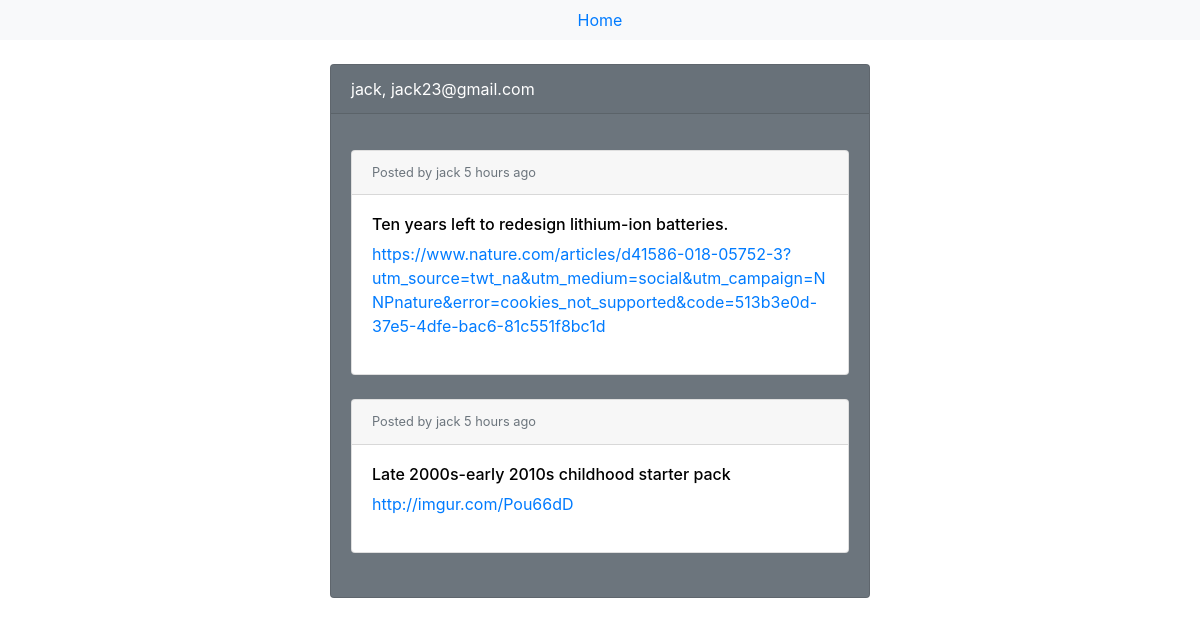
The app's page /user.php?userid=jack with its own data.
### tables this page shows
CREATE TABLE `User` (
  `id` varchar(10) NOT NULL,
  `name` text NOT NULL,
  `email` varchar(50) NOT NULL,
  `password` varchar(255) NOT NULL
);

CREATE TABLE `IncenseLink` (
  `id` int(10) NOT NULL,
  `user_id` varchar(10) NOT NULL,
  `datetime` datetime(6) NOT NULL,
  `link_url` varchar(1000) NOT NULL,
  `title` varchar(60) NOT NULL
);

### connection/api.php (called while the page is built, shortened)
<?php
require_once './connection/db_cls_connect.php';
require_once './connection/ChromePhp.php';
function get_user_info(){
    $user_id=$_GET['userid'];
    global $conn;
     $get_link_query = "SELECT * FROM User  WHERE id='$user_id' LIMIT 1";
     $result = mysqli_query($conn, $get_link_query);
     $user = mysqli_fetch_assoc($result);
     return $user;
}
function get_link_for_user($user){
    $user_id=$_GET['userid'];
    global $conn;
     $get_link_query = "SELECT * FROM IncenseLink  WHERE user_id='$user_id'";
     $result = mysqli_query($conn, $get_link_query);
    if($result){
        return $result;
        }
        else {
            return null;
     }
}
?>

### connection/ChromePhp.php (called while the page is built, shortened)
<?php
class ChromePhp
{
    protected $_settings = array(
        self::BACKTRACE_LEVEL => 1
    );
    protected static $_instance;
    public static function getInstance()
    {
        if (self::$_instance === null) {
            self::$_instance = new self();
        }
        return self::$_instance;
    }
    public static function log()
    {
        $args = func_get_args();
        return self::_log('', $args);
    }
    protected static function _log($type, array $args)
    {
        $logger = self::getInstance();
        $logger->_processed = array();
        $logs = array();
        foreach ($args as $arg) {
            $logs[] = $logger->_convert($arg);
        }
        $backtrace = debug_backtrace(false);
        $level = $logger->getSetting(self::BACKTRACE_LEVEL);
        if (isset($backtrace[$level]['file']) && isset($backtrace[$level]['line'])) {
            $backtrace_message = $backtrace[$level]['file'] . ' : ' . $backtrace[$level]['line'];
        }
    }
    protected function _convert($object)
    {
        if (!is_object($object)) {
            return $object;
        }
        $object_as_array = array();
        $object_as_array['___class_name'] = get_class($object);
        return $object_as_array;
    }
    protected function _addRow(array $logs, $backtrace, $type)
    {
        $row = array($logs, $backtrace, $type);
    }
    protected function _encode($data)
    {
        return base64_encode(utf8_encode(json_encode($data)));
    }
    public function getSetting($key)
    {
        return $this->_settings[$key];
    }
}

### connection/actions/timeago.php (called while the page is built)
<?php
function time_elapsed_string($datetime, $full = false) {
    $now = new DateTime;
    $ago = new DateTime($datetime);
    $diff = $now->diff($ago);
    $diff->w = floor($diff->d / 7);
    $diff->d -= $diff->w * 7;
    $string = array(
        'y' => 'year',
        'm' => 'month',
        'w' => 'week',
        'd' => 'day',
        'h' => 'hour',
        'i' => 'minute',
        's' => 'second',
    );
    foreach ($string as $k => &$v) {
        if ($diff->$k) {
            $v = $diff->$k . ' ' . $v . ($diff->$k > 1 ? 's' : '');
        } else {
            unset($string[$k]);
        }
    }
    if (!$full) $string = array_slice($string, 0, 1);
    return $string ? implode(', ', $string) . ' ago' : 'just now';
}
?>

### user.php (the view, shortened to what this page needs)
<?php include './connection/api.php';?>
<?php include './connection/actions/timeago.php';?>
<html>
<head>
    <?php include './include/header.php';?>
</head>
<body>
    <?php
        if(isset($_SESSION['id']))
            include './include/navigation_bar.php';
        else
            echo'<div class="bg-light navbar justify-content-center"><a class="" href="index.php">Home</a></div>'
    ?>
    <div class='container'>
        <div class='row'>
            <div class='col-3'>
            </div>
            <div class='col-6'>
                <?php $result = get_user_info()?>
                <br>
                <?php if ($result): ?>
                    <div class='card text-white bg-secondary' >
                        <div  class="card-header text-white">
                        	<div class='row'>
                                        <div class='col-8'>
                            <?php echo $result['id'] ?>, <?php echo $result['email'] ?>
                        </div>
                        <div class='col-4' >
                        </div>
                        </div>
                        </div>
                        <div class='card-body'>
                            <?php $result = get_link_for_user($_GET['userid'])   ?>
                                 <?php while($res=mysqli_fetch_assoc($result)){?>
                                 	<div class='card'>
                                 	<div class='card-header'>
                                 		<div class='row'>
                                 	<div class='col-10'>
                                 	 <small class="text-muted">Posted by <?php echo $res['user_id'] ?> <?php echo time_elapsed_string($res['datetime'])?></small>
                                 	</div>
                                 	<div class='col-2' >
                        	</div>
                        </div>
                                 </div>
                                 <a href='link.php?id=<?php echo $res["id"]?>' style="text-decoration:none;">
									<div class='card-body'>
										<strong><h6 style='color: black;'><?php echo $res['title'] ?></h6></strong>
                  <p><?php echo $res['link_url'] ?></p>
									</div>
								</a>
							</div>
                                 <br/>
                                 <?php } ?>
                                </div>
                            </div>
                            <br>
              <?php endif?>
          </div>
          <div class='col-3'>
          </div>
      </div>
  </div>
</body>
</html>

### records on screen
user: id "jack", email "jack23@gmail.com"
incenselink: user "jack", datetime "5 hours ago", title "Ten years left to redesign lithium-ion batteries.", link_url "https://www.nature.com/articles/d41586-018-05752-3?utm_source=twt_na&utm_medium=social&utm_campaign=NNPnature&error=cookies_not_supported&code=513b3e0d-37e5-4dfe-bac6-81c551f8bc1d"
incenselink: user "jack", datetime "5 hours ago", title "Late 2000s-early 2010s childhood starter pack", link_url "http://imgur.com/Pou66dD"
